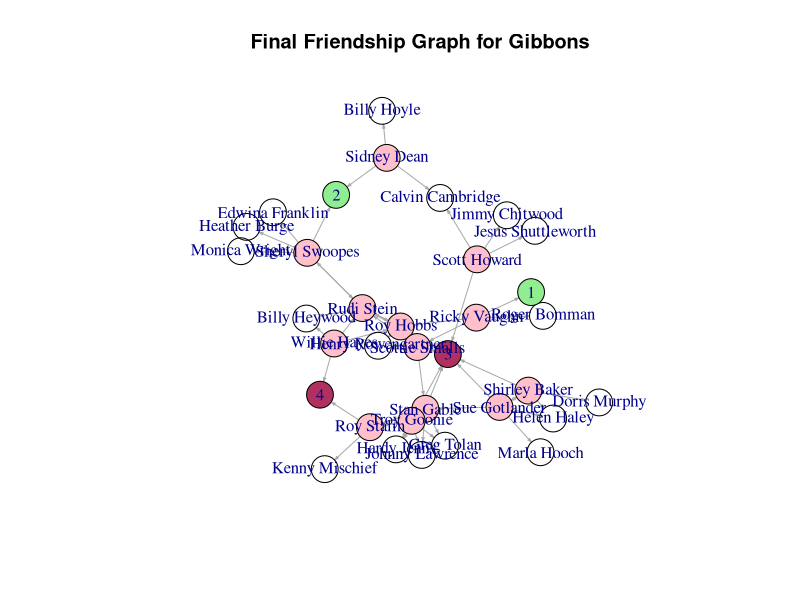
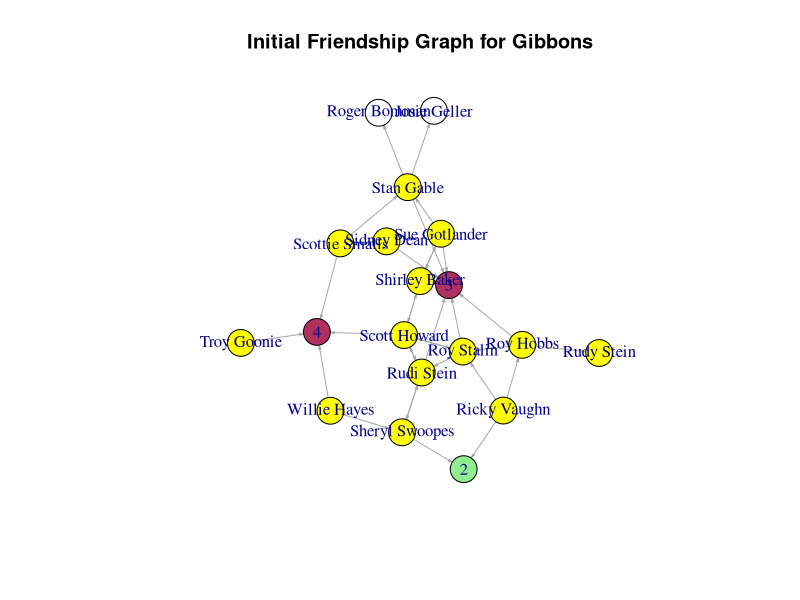
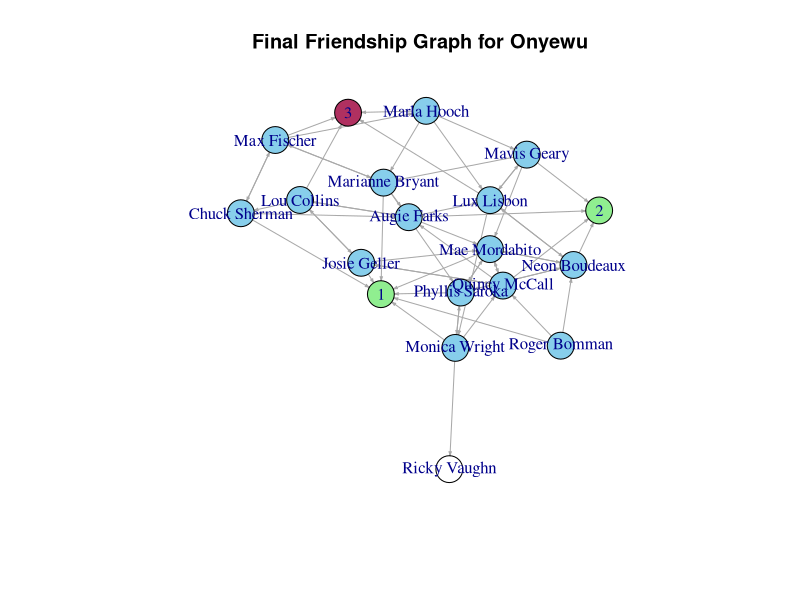
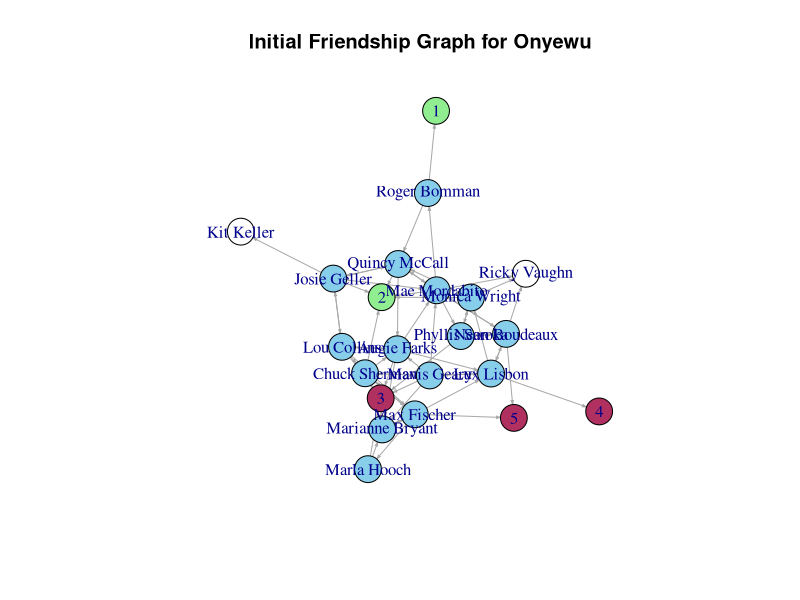
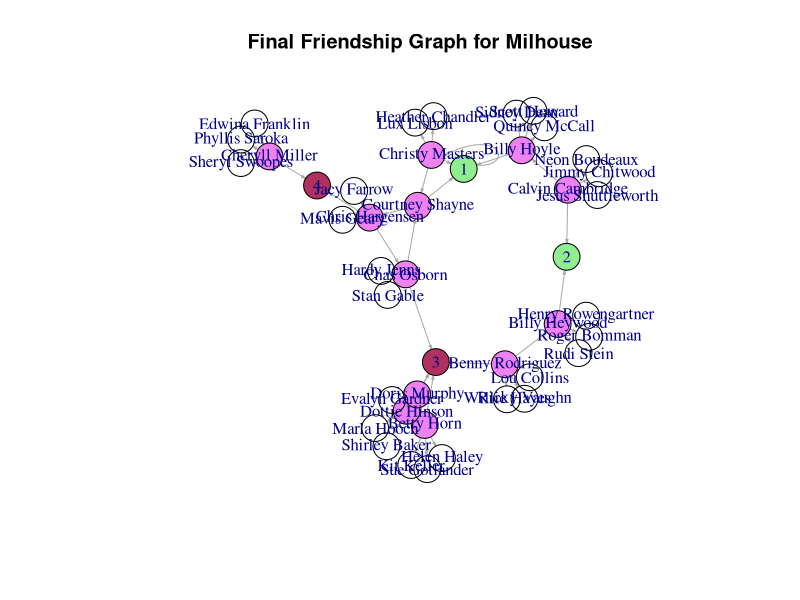
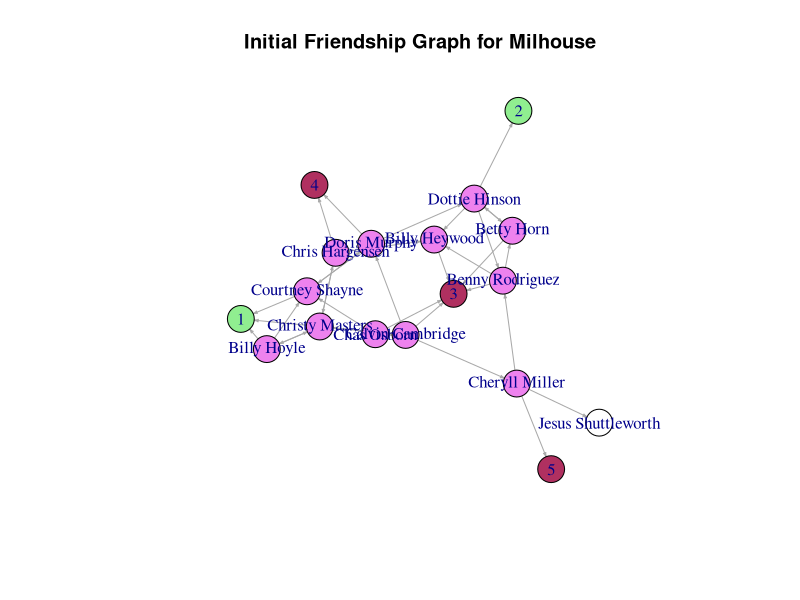
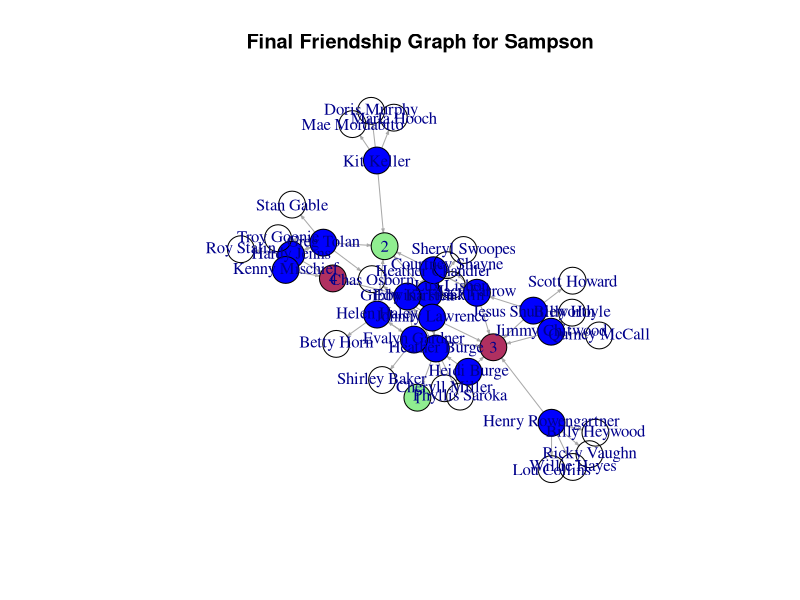
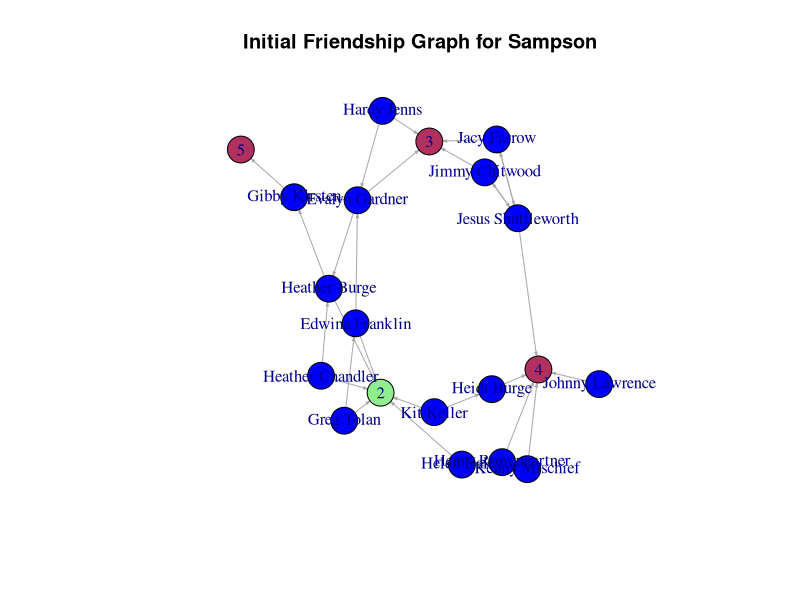

Source code (R) for these figures, in order:
setwd("/Users/Rafay/RWork/Areport2")  ###
library(readxl)                       ###                      
library(igraph)                       ###
######################################### 

##################################################
#Import friends                               ####
FDset<- read_excel("Fall2017.xlsx")           ####
                                              ####
# Get Gibbons Section                         ####
cdF<- FDset[which(FDset$Class == 'Gibbons'),] ####
                                              ####
#Get Onyewu                                   ####
cdO<- FDset[which(FDset$Class == 'Onyewu'),]  ####
                                              ####
#Milhouse                                     ####
cdM<- FDset[which(FDset$Class == 'Milhouse'),]####
                                              ####
#Sampson                                      ####
cdS<-FDset[which(FDset$Class == 'Sampson'),]  ####
##################################################



#Making a final friendship graph for Gibbons
#So first I'm gonna take out the friendships at the end of the semester: EF1-EF4
#EF1
EF1<-cdF[,c(1,11)]
EF1.1<-as.matrix(EF1)
graphEF1<-graph.edgelist(EF1.1, directed = TRUE)
V(graphEF1)$color<-"pink"
#plot(graphEF1, edge.arrow.size = .2)

#EF2
EF2<-cdF[,c(1,12)]
EF2.2<-as.matrix(EF2)
graphEF2<-graph.edgelist(EF2.2, directed= TRUE)
V(graphEF2)$color<-"pink"
#plot(graphEF2, edge.arrow.size =.2)

#EF3
EF3<-cdF[,c(1,13)]
EF3.2<-EF3[which(EF3$EF3 != 'NA'),]
EF3.3<-as.matrix(EF3.2)
graphEF3<-graph.edgelist(EF3.3, directed=TRUE)
V(graphEF3)$color<-"pink"
#plot(graphEF3, edge.arrow.size=.2)

#EF4
EF4<-cdF[,c(1,14)]
EF4.2<-EF4[which(EF4$EF4 != 'NA'),]
EF4.3<-as.matrix(EF4.2)
graphEF4<-graph.edgelist(EF4.3, directed=TRUE)
V(graphEF4)$color<-"pink"

#plot(graphEF4, edge.arrow.size=.2)


#Gibbons final grades
GradesEF<-cdF[,c(1,5)]
GradesDF<-as.matrix(GradesEF)
graphGEF<-graph.edgelist(GradesDF, directed=TRUE)
V(graphGEF)$color<-"pink"
#plot(graphGEF, edge.arrow.size=.2)

#Combining grades and friendships
finalGraph<- graphEF1+ graphEF2+graphEF3 +graphEF4 + graphGEF
V(finalGraph)$color[V(finalGraph)$name=="1"]<-"lightgreen"
V(finalGraph)$color[V(finalGraph)$name=="2"]<-"lightgreen"
V(finalGraph)$color[V(finalGraph)$name=="3"]<-"maroon"
V(finalGraph)$color[V(finalGraph)$name=="4"]<-"maroon"
set.seed(1989)
plot(finalGraph, edge.arrow.size=.2, layout= layout.fruchterman.reingold)
title("Final Friendship Graph for Gibbons")
#legend(-1,-2, c("Maroon: bad grade| Green: good grades
#Pink: friends within class| White: friends outside class"))

#####################################################################
##################################################################################
########################################################################################

#Making the initial friendship graph for Gibbons
#Getting friendships at the beginning of the semester
#SF1
SF1<-cdF[,c(1,6)]
SF1.1<-SF1[which(SF1$SF1 != 'NA'),]
SF1.2<-as.matrix(SF1.1)
graphSF1<-graph.edgelist(SF1.2, directed = TRUE)
V(graphSF1)$color<-"yellow"
#plot(graphSF1, edge.arrow.size = .2)

#SF2
SF2<-cdF[,c(1,7)]
SF2.1<-SF2[which(SF2$SF2 != 'NA'),]
SF2.2<-as.matrix(SF2.1)
graphSF2<-graph.edgelist(SF2.2, directed = TRUE)
V(graphSF2)$color<-"yellow"
#plot(graphSF2, edge.arrow.size = .2)

#SF3
SF3<-cdF[,c(1,8)]
SF3.1<-SF3[which(SF3$SF3 != 'NA'),]
SF3.2<-as.matrix(SF3.1)
graphSF3<-graph.edgelist(SF3.2, directed = TRUE)
V(graphSF3)$color<-"yellow"
#plot(graphSF3, edge.arrow.size = .2)

#Gibbons Initial Grade graph
GradesSF<-cdF[,c(1,4)]
GradesSF<-as.matrix(GradesSF)
graphSFG<-graph.edgelist(GradesSF, directed=TRUE)
V(graphSFG)$color<-"yellow"
#plot(graphSFG, edge.arrow.size=.2)

#Combining grades and friendships
initGraph<- graphSF1+ graphSF2+ graphSF3 + graphSFG
V(initGraph)$color<-"yellow"
V(initGraph)$color[V(initGraph)$name=="1"]<-"lightgreen"
V(initGraph)$color[V(initGraph)$name=="2"]<-"lightgreen"
V(initGraph)$color[V(initGraph)$name=="3"]<-"maroon"
V(initGraph)$color[V(initGraph)$name=="4"]<-"maroon"
V(initGraph)$color[V(initGraph)$name=="Josie Geller"]<-"white"
V(initGraph)$color[V(initGraph)$name=="Roger Bomman"]<-"white"
set.seed(1989)
plot(initGraph, edge.arrow.size=.2, layout= layout.fruchterman.reingold)
title("Initial Friendship Graph for Gibbons")
###########################################################################

#Making a final friendship graph for Onyewu
#So first I'm gonna take out the friendships at the end of the semester: EF1-EF4
#EF1
cdEF1<-cdO[,c(1,11)]
cdEF1.1<-as.matrix(cdEF1)
graphcdEF1<-graph.edgelist(cdEF1.1, directed = TRUE)
V(graphcdEF1)$color<-"sky blue"
#plot(graphcdEF1, edge.arrow.size = .2)

#EF2
cdEF2<-cdO[,c(1,12)]
cdEF2.1<-as.matrix(cdEF2)
graphcdEF2<-graph.edgelist(cdEF2.1, directed = TRUE)
V(graphcdEF2)$color<-"sky blue"
#plot(graphcdEF2, edge.arrow.size = .2)



#EF3
cdEF3<-cdO[,c(1,13)]
cdEF3.2<-cdEF3[which(cdEF3$EF3 != 'NA'),]
cdEF3.3<-as.matrix(cdEF3.2)
graphcdEF3<-graph.edgelist(cdEF3.3, directed=TRUE)
V(graphcdEF3)$color<-"sky blue"
#plot(graphcdEF3, edge.arrow.size=.2)


#EF4
cdEF4<-cdO[,c(1,14)]
cdEF4.2<-cdEF3[which(cdEF4$EF4 != 'NA'),]
cdEF4.3<-as.matrix(cdEF4.2)
graphcdEF4<-graph.edgelist(cdEF4.3, directed=TRUE)
V(graphcdEF4)$color<-"sky blue"
#plot(graphcdEF4, edge.arrow.size=.2)




# Final Grades for class O
fgO<-cdO[,c(1,5)]
fgOMatrix<-as.matrix(fgO)
fgOGrades<-graph.edgelist(fgOMatrix, directed=TRUE)
V(fgOGrades)$color<-"sky blue"
#plot(fgOGrades, edge.arrow.size=.2)

#join grades and friends
mixedO<- graphcdEF1+ graphcdEF2 + graphcdEF3 + graphcdEF4 + fgOGrades
V(mixedO)$color[V(mixedO)$name=="1"]<-"lightgreen"
V(mixedO)$color[V(mixedO)$name=="2"]<-"lightgreen"
V(mixedO)$color[V(mixedO)$name=="3"]<-"maroon"
V(mixedO)$color[V(mixedO)$name=="4"]<-"maroon"
set.seed(1989)
plot(mixedO, edge.arrow.size=.2, layout= layout.fruchterman.reingold)
title("Final Friendship Graph for Onyewu")

######################################################################

#Making the initial friendship graph for Onyewu
#Getting friendships at the beginning of the semester
#SF1
cdSF1<-cdO[,c(1,6)]
cdSF1.1<-as.matrix(cdSF1)
graphcdSF1<-graph.edgelist(cdSF1.1, directed = TRUE)
V(graphcdSF1)$color<-"sky blue"
#plot(graphcdSF1, edge.arrow.size = .2)

#SF2
cdSF2<-cdO[,c(1,7)]
cdSF2.2<-cdSF2[which(cdSF2$SF2 != 'NA'),]
cdSF2.3<-as.matrix(cdSF2.2)
graphcdSF2<-graph.edgelist(cdSF2.3, directed=TRUE)
V(graphcdSF2)$color<-"sky blue"
#plot(graphcdSF2, edge.arrow.size=.2)


#SF3
cdSF3<-cdO[,c(1,8)]
cdSF3.2<-cdSF3[which(cdSF3$SF3 != 'NA'),]
cdSF3.3<-as.matrix(cdSF3.2)
graphcdSF3<-graph.edgelist(cdSF3.3, directed=TRUE)
V(graphcdSF3)$color<-"sky blue"
#plot(graphcdSF3, edge.arrow.size=.2)

#SF4
cdSF4<-cdO[,c(1,9)]
cdSF4.2<-cdSF4[which(cdSF4$SF4 != 'NA'),]
cdSF4.3<-as.matrix(cdSF4.2)
graphcdSF4<-graph.edgelist(cdSF4.3, directed=TRUE)
V(graphcdSF4)$color<-"sky blue"
#plot(graphcdSF4, edge.arrow.size=.2)


#SF5
cdSF5<-cdO[,c(1,10)]
cdSF5.2<-cdSF5[which(cdSF5$SF5 != 'NA'),]
cdSF5.3<-as.matrix(cdSF5.2)
graphcdSF5<-graph.edgelist(cdSF5.3, directed=TRUE)
V(graphcdSF5)$color<-"sky blue"
#plot(graphcdSF5, edge.arrow.size=.2)

#Initial grades for class O
igO<-cdO[,c(1,4)]
igOMatrix<-as.matrix(igO)
igOGrades<-graph.edgelist(igOMatrix, directed=TRUE)
V(igOGrades)$color<-"sky blue"
#plot(igOGrades, edge.arrow.size=.2)


#Join grades and friendships
initialO<- graphcdSF1+ graphcdSF2 + graphcdSF3 + graphcdSF4 + graphcdSF5 + igOGrades
V(initialO)$color<-"sky blue"
V(initialO)$color[V(initialO)$name=="1"]<-"lightgreen"
V(initialO)$color[V(initialO)$name=="2"]<-"lightgreen"
V(initialO)$color[V(initialO)$name=="3"]<-"maroon"
V(initialO)$color[V(initialO)$name=="4"]<-"maroon"
V(initialO)$color[V(initialO)$name=="5"]<-"maroon"
V(initialO)$color[V(initialO)$name=="Kit Keller"]<-"white"
V(initialO)$color[V(initialO)$name=="Ricky Vaughn"]<-"white"
set.seed(1989)
plot(initialO, edge.arrow.size=.2, layout= layout.fruchterman.reingold)
title("Initial Friendship Graph for Onyewu")
#######################################################################################

#Making the final friendship graph for Milhouse
#Getting friendships at the end of the semester
#EF1
Mef1<-cdM[,c(1,11)]
mefMatrix1<-as.matrix(Mef1)
graphmef1<-graph.edgelist(mefMatrix1, directed = TRUE)
V(graphmef1)$color<-"violet"
#plot(graphmef1, edge.arrow.size = .2)


#EF2
Mef2<-cdM[,c(1,12)]
mefMiss2<-Mef2[which(Mef2$EF2 != 'NA'),]
mef2Matrix<-as.matrix(mefMiss2)
graphmef2<-graph.edgelist(mef2Matrix, directed=TRUE)
V(graphmef2)$color<-"violet"
#plot(graphmef2, edge.arrow.size=.2)

#EF3
Mef3<-cdM[,c(1,13)]
mefMiss3<-Mef3[which(Mef3$EF3 != 'NA'),]
mefMatrix3<-as.matrix(mefMiss3)
graphmef3<-graph.edgelist(mefMatrix3, directed=TRUE)
V(graphmef3)$color<-"violet"
#plot(graphmef3, edge.arrow.size=.2)

#EF4
Mef4<-cdM[,c(1,14)]
mefMiss4<-Mef4[which(Mef4$EF4 != 'NA'),]
mefMatrix4<-as.matrix(mefMiss4)
graphmef4<-graph.edgelist(mefMatrix4, directed=TRUE)
V(graphmef4)$color<-"violet"
#plot(graphmef4, edge.arrow.size=.2)

#FInal grades

fgM<-cdM[,c(1,5)]
fgMMatrix<-as.matrix(fgM)
fgGraph<-graph.edgelist(fgMMatrix, directed=TRUE)
V(fgGraph)$color<-"Violet"
#plot(fgGraph, edge.arrow.size=.2)



#Joint final grades and friendships final
fGradeM<- graphmef1+ graphmef2 + graphmef3 + graphmef4 + fgGraph
V(fGradeM)$color[V(fGradeM)$name=="1"]<-"lightgreen"
V(fGradeM)$color[V(fGradeM)$name=="2"]<-"lightgreen"
V(fGradeM)$color[V(fGradeM)$name=="3"]<-"maroon"
V(fGradeM)$color[V(fGradeM)$name=="4"]<-"maroon"
V(fGradeM)$color[V(fGradeM)$name=="5"]<-"maroon"
set.seed(1989)
plot(fGradeM, edge.arrow.size=.2, layout= layout.fruchterman.reingold)
title("Final Friendship Graph for Milhouse")

#Making the initial friendship graph for Milhouse
#Getting friendships at the beginning of the semester
#SF1
Msf1<-cdM[,c(1,6)]
msfMiss1<-Msf1[which(Msf1$SF1 != 'NA'),]
msfMatrix1<-as.matrix(msfMiss1)
graphmsf1<-graph.edgelist(msfMatrix1, directed = TRUE)
V(graphmsf1)$color<-"violet"
#plot(graphmsf1, edge.arrow.size = .2)


#SF2
Msf2<-cdM[,c(1,7)]
msfMiss2<-Msf2[which(Msf2$SF2 != 'NA'),]
msfMatrix2<-as.matrix(msfMiss2)
graphmsf2<-graph.edgelist(msfMatrix2, directed = TRUE)
V(graphmsf2)$color<-"violet"
#plot(graphmsf2, edge.arrow.size = .2)


#SF3
Msf3<-cdM[,c(1,8)]
msfMiss3<-Msf3[which(Msf3$SF3 != 'NA'),]
msfMatrix3<-as.matrix(msfMiss3)
graphmsf3<-graph.edgelist(msfMatrix3, directed = TRUE)
V(graphmsf3)$color<-"violet"
#plot(graphmsf3, edge.arrow.size = .2)


#SF4
Msf4<-cdM[,c(1,9)]
msfMiss4<-Msf4[which(Msf4$SF4 != 'NA'),]
msfMatrix4<-as.matrix(msfMiss4)
graphmsf4<-graph.edgelist(msfMatrix4, directed = TRUE)
V(graphmsf4)$color<-"violet"
#plot(graphmsf4, edge.arrow.size = .2)


#Initial grades for class M
MiG<-cdM[,c(1,4)]
migMatrix<-as.matrix(MiG)
migGraph<-graph.edgelist(migMatrix, directed=TRUE)
V(migGraph)$color<-"violet"
#plot(migGraph, edge.arrow.size=.2)


#Joint initial grades and friendships for Milhouse
iGradeM<- graphmsf1+ graphmsf2 + graphmsf3 + graphmsf4 + migGraph
V(iGradeM)$color[V(iGradeM)$name=="1"]<-"lightgreen"
V(iGradeM)$color[V(iGradeM)$name=="2"]<-"lightgreen"
V(iGradeM)$color[V(iGradeM)$name=="3"]<-"maroon"
V(iGradeM)$color[V(iGradeM)$name=="4"]<-"maroon"
V(iGradeM)$color[V(iGradeM)$name=="5"]<-"maroon"
set.seed(1989)
plot(iGradeM, edge.arrow.size=.2, layout= layout.fruchterman.reingold)
title("Initial Friendship Graph for Milhouse")
#########################################################################

#Making the final friendship graph for Sampson
#Getting friendships at the end of the semester

#EF1
cef1<-cdS[,c(1,11)]
cefMatrix1<-as.matrix(cef1)
graphcef1<-graph.edgelist(cefMatrix1, directed = TRUE)
V(graphcef1)$color<-"blue"
#plot(graphcef1, edge.arrow.size = .2)


#EF2
cef2<-cdS[,c(1,12)]
cefMiss2<-cef2[which(cef2$EF2 != 'NA'),]
cefMatrix2<-as.matrix(cefMiss2)
graphcef2<-graph.edgelist(cefMatrix2, directed = TRUE)
V(graphcef2)$color<-"blue"
#plot(graphcef2, edge.arrow.size = .2)


#EF3
cef3<-cdS[,c(1,13)]
cefMiss3<-cef3[which(cef3$EF3 != 'NA'),]
cefMatrix3<-as.matrix(cefMiss3)
graphcef3<-graph.edgelist(cefMatrix3, directed = TRUE)
V(graphcef3)$color<-"blue"
#plot(graphcef3, edge.arrow.size = .2)


#EF4
cef4<-cdS[,c(1,14)]
cefMiss4<-cef4[which(cef4$EF4 != 'NA'),]
cefMatrix4<-as.matrix(cefMiss4)
graphcef4<-graph.edgelist(cefMatrix4, directed = TRUE)
V(graphcef4)$color<-"blue"
#plot(graphcef4, edge.arrow.size = .2)


#FInal grades

fgSE<-cdS[,c(1,5)]
fgsMatrix<-as.matrix(fgSE)
fgsGraph<-graph.edgelist(fgsMatrix, directed=TRUE)
V(fgsGraph)$color<-"blue"
#plot(fgsGraph, edge.arrow.size=.2)

#Joint final grades and friendship for Sampson

samfinalGrade<- graphcef1+ graphcef2 + graphcef3 + graphcef4 + fgsGraph
V(samfinalGrade)$color[V(samfinalGrade)$name=="1"]<-"lightgreen"
V(samfinalGrade)$color[V(samfinalGrade)$name=="2"]<-"lightgreen"
V(samfinalGrade)$color[V(samfinalGrade)$name=="3"]<-"maroon"
V(samfinalGrade)$color[V(samfinalGrade)$name=="4"]<-"maroon"
V(samfinalGrade)$color[V(samfinalGrade)$name=="5"]<-"maroon"
set.seed(1989)
plot(samfinalGrade, edge.arrow.size=.2, layout= layout.fruchterman.reingold)
title("Final Friendship Graph for Sampson")
#############################################################


#Making the initial friendship graph for Sampson
#Getting friendships at the beginning of the semester
#SF1
SSF1<-cdS[,c(1,6)]
SSFMiss1<-SSF1[which(SSF1$SF1 != 'NA'),]
SSFMatrix1<-as.matrix(SSFMiss1)
graphSSF1<-graph.edgelist(SSFMatrix1, directed = TRUE)
V(graphSSF1)$color<-"blue"
#plot(graphSSF1, edge.arrow.size = .2)

#SF2
SSF2<-cdS[,c(1,7)]
SSFMiss2<-SSF2[which(SSF2$SF2 != 'NA'),]
SSFMatrix2<-as.matrix(SSFMiss2)
graphSSF2<-graph.edgelist(SSFMatrix2, directed = TRUE)
V(graphSSF2)$color<-"blue"
#plot(graphSSF2, edge.arrow.size = .2)

#Initial Grades for Sampson 
igS<-cdS[,c(1,4)]
igSMatrix<-as.matrix(igS)
igSGraph<-graph.edgelist(igSMatrix, directed=TRUE)
V(igSGraph)$color<-"blue"
#plot(igSGraph, edge.arrow.size=.2)

#Joint intial grades and friendship for Sampson

saminitGrade<- graphSSF1+ graphSSF2 + igSGraph 
V(saminitGrade)$color[V(saminitGrade)$name=="1"]<-"lightgreen"
V(saminitGrade)$color[V(saminitGrade)$name=="2"]<-"lightgreen"
V(saminitGrade)$color[V(saminitGrade)$name=="3"]<-"maroon"
V(saminitGrade)$color[V(saminitGrade)$name=="4"]<-"maroon"
V(saminitGrade)$color[V(saminitGrade)$name=="5"]<-"maroon"
set.seed(1989)
plot(saminitGrade, edge.arrow.size=.2, layout= layout.fruchterman.reingold)
title("Initial Friendship Graph for Sampson")


